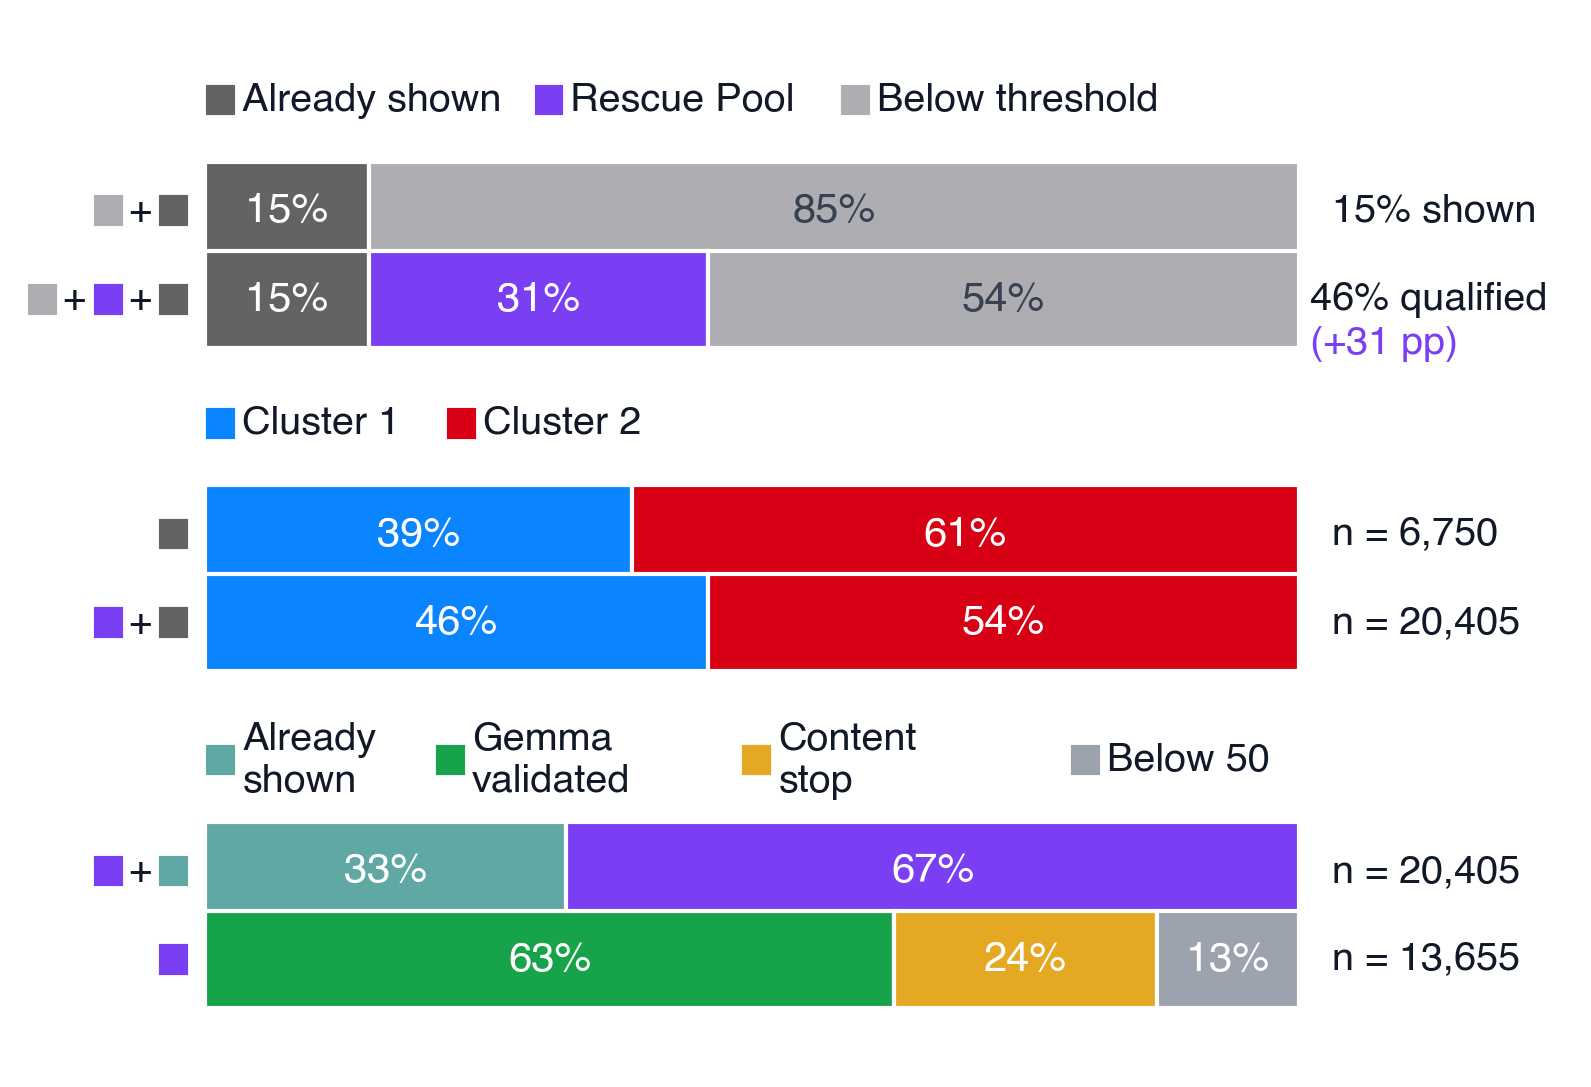

Reproduce this figure in Python.
#!/usr/bin/env python3
"""Render canonical CCA and Gemma outcomes in the historical Figure 5 layout.

Source: archive/scale-up/pre-root-executed/07_paper_visuals.executed.ipynb
Historical paper baseline: commit 40826c6
"""

import matplotlib

matplotlib.use("Agg")

# Historical notebook setup cell. Keep plotting defaults unchanged.
from pathlib import Path
import sys
import warnings

import numpy as np
import pandas as pd
import matplotlib as mpl
import matplotlib.pyplot as plt
from matplotlib.patches import FancyBboxPatch, FancyArrowPatch, Rectangle
from matplotlib.colors import LinearSegmentedColormap, to_rgba
import seaborn as sns

warnings.filterwarnings('ignore')

def find_project_root() -> Path:
    """Anchor on config.txt — safe from any subdir depth."""
    for p in [Path.cwd().resolve(), *Path.cwd().resolve().parents]:
        if (p / "config.txt").exists():
            return p
    raise RuntimeError("config.txt not found")

PROJECT_ROOT = find_project_root()
if str(PROJECT_ROOT) not in sys.path:
    sys.path.append(str(PROJECT_ROOT))

from src.io import (
    get_expanded_stage2_validation_dir,
    get_processed_dir,
)

PROCESSED = get_processed_dir()
STAGE2_DIR = get_expanded_stage2_validation_dir()
FIG_DIR = Path(__file__).resolve().parent
FIG_DIR.mkdir(parents=True, exist_ok=True)

# ── Global style ─────────────────────────────────────────────────────────────
mpl.rcParams.update({
    'figure.dpi':           120,
    'savefig.dpi':          300,
    'savefig.bbox':        'tight',
    'savefig.facecolor':   'white',
    'savefig.edgecolor':   'none',
    'pdf.fonttype':         42,   # editable text in vector PDFs
    'ps.fonttype':          42,
    'font.family':          'sans-serif',
    'font.sans-serif':      ['Helvetica', 'Arial', 'DejaVu Sans'],
    'font.size':            11,
    'axes.titlesize':       13,
    'axes.titleweight':    'bold',
    'axes.labelsize':       11,
    'axes.spines.top':      False,
    'axes.spines.right':    False,
    'axes.grid':            False,
    'legend.frameon':       False,
})

PAPER_BG    = '#ffffff'
PAPER_TEXT  = '#111827'
PAPER_MUTED = '#4b5563'
PAPER_GRID  = '#e5e7eb'

# Cluster colour anchors — three distinct, print-friendly hues for a white paper page.
CLUSTER_ANCHORS = {
    0: '#2b6cb0',   # blue
    1: '#c2413f',   # red
    2: '#238b45',   # green
}

RESCUE_THRESHOLD = 50
RANDOM_SEED      = 42
rng = np.random.default_rng(RANDOM_SEED)


def save_fig(fig, name: str) -> None:
    pdf = FIG_DIR / f'{name}.pdf'
    png = FIG_DIR / f'{name}.png'
    fig.savefig(pdf, facecolor=fig.get_facecolor(), edgecolor='none')
    fig.savefig(png, facecolor=fig.get_facecolor(), edgecolor='none')
    print(f'  saved → {pdf.name} + {png.name}')

scores = pd.read_parquet(PROCESSED / 'scores.parquet')
selection_log = pd.read_parquet(PROCESSED / 'selection_log.parquet')
stage2_results = pd.read_parquet(STAGE2_DIR / 'stage2_results.parquet')

# Upstream parquets mix integer and string note IDs.
scores['noteId'] = scores['noteId'].astype(str)
selection_log['selected_noteId'] = selection_log['selected_noteId'].astype(str)
stage2_results['noteId'] = stage2_results['noteId'].astype(str)

# Historical figure cell 12. Keep visual constants and layout unchanged.
import numpy as np
from matplotlib.patches import Rectangle

# --------------------------------------------------------------------
# GROUP 1 LEFT TICKER POSITION CONTROLS
# --------------------------------------------------------------------
# Row 1: CN square + Hidden square
GROUP1_ROW1_CN_X = -4
GROUP1_ROW1_PLUS_X = -6
GROUP1_ROW1_HIDDEN_X = -10

# Row 2: CN square + Rescue Pool square + Hidden square
GROUP1_ROW2_CN_X = -4
GROUP1_ROW2_PLUS_1_X = -6
GROUP1_ROW2_RESCUE_X = -10
GROUP1_ROW2_PLUS_2_X = -12
GROUP1_ROW2_HIDDEN_X = -16

# --------------------------------------------------------------------
# GROUP 3 LEFT TICKER POSITION CONTROLS
# --------------------------------------------------------------------
# Row 1: Rescue Pool square + By both square
GROUP3_ROW1_RESCUE_X = -10
GROUP3_ROW1_PLUS_X = -6
GROUP3_ROW1_BY_BOTH_X = -4

# Row 2: CCR Pool square
GROUP3_ROW2_CCR_X = -4

# --------------------------------------------------------------------
# Colors
# --------------------------------------------------------------------
COLOR_SHOWN_BY_CN = '#636366'
COLOR_RESCUED     = '#7A3FF2'
COLOR_HIDDEN      = '#AEAEB2'
COLOR_HIDDEN_TEXT = '#374151'
COLOR_TEXT        = '#111827'
COLOR_ON_DARK     = 'white'
COLOR_BG          = 'white'

# Group 1 left ticker colors
GROUP1_LABEL_CN_COLOR = COLOR_SHOWN_BY_CN
GROUP1_LABEL_RESCUE_COLOR = COLOR_RESCUED
GROUP1_LABEL_HIDDEN_COLOR = COLOR_HIDDEN
GROUP1_LABEL_PLUS_COLOR = COLOR_TEXT

# Group 2 left ticker colors
GROUP2_LABEL_CN_COLOR = COLOR_SHOWN_BY_CN
GROUP2_LABEL_RESCUE_COLOR = COLOR_RESCUED
GROUP2_LABEL_PLUS_COLOR = COLOR_TEXT

# Group 3 left ticker colors
GROUP3_LABEL_RESCUE_COLOR = COLOR_RESCUED
GROUP3_LABEL_CCR_COLOR = COLOR_RESCUED

CLUSTER_COLORS = {
    0: '#0A84FF',
    1: '#D70015',
}
CLUSTER_LABELS = {
    0: 'Cluster 1',
    1: 'Cluster 2',
}

# --------------------------------------------------------------------
# THIRD BLOCK COLORS
# --------------------------------------------------------------------
# Row 1: already shown + hidden rescue candidates.
# Row 2: Gemma validation outcomes within the hidden rescue pool.
THIRD_BLOCK_COLORS = {
    'baseline_by_both': '#5FA8A3',
    'rescue_pool': COLOR_RESCUED,

    'cca_rescued': '#16A34A',
    'subjective_opinion': '#E5A823',
    'irrelevant': '#9CA3AF',
}

THIRD_BLOCK_LABELS = {
    'baseline_by_both': 'Already\nshown',
    'cca_rescued': 'Gemma\nvalidated',
    'subjective_opinion': 'Content\nstop',
    'irrelevant': 'Below 50',
}

# --- Data ---
rep_all = (
    selection_log[selection_log['strategy'] == 'Representative']
    .drop_duplicates('selected_noteId')
    .copy()
)
rep_all['selected_noteId'] = rep_all['selected_noteId'].astype(str)

n_total = int(len(rep_all))
qualified_mask = rep_all['passes_bridge_threshold'].fillna(False).astype(bool)
shown_mask = rep_all['status'].eq('CURRENTLY_RATED_HELPFUL')
shown_qualified_mask = qualified_mask & shown_mask
mask_rescue = qualified_mask & ~shown_mask

n_helpful = int(shown_qualified_mask.sum())
n_rescued = int(mask_rescue.sum())
n_ours = int(qualified_mask.sum())
n_below_threshold = n_total - n_ours

expected_counts = {
    'representative': 44_722,
    'qualified': 20_405,
    'shown_qualified': 6_750,
    'hidden_candidates': 13_655,
    'below_threshold': 24_317,
}
actual_counts = {
    'representative': n_total,
    'qualified': n_ours,
    'shown_qualified': n_helpful,
    'hidden_candidates': n_rescued,
    'below_threshold': n_below_threshold,
}
if actual_counts != expected_counts:
    raise ValueError(f'CCA count contract changed: {actual_counts} != {expected_counts}')

pct_cn = round(100 * n_helpful / n_total)
pct_rescued = round(100 * n_rescued / n_total)
pct_ours = round(100 * n_ours / n_total)
pct_hidden_cn = 100 - pct_cn
pct_hidden_ours = 100 - pct_cn - pct_rescued
pct_lift = pct_ours - pct_cn

scores_local = scores.copy()
scores_local['noteId'] = scores_local['noteId'].astype(str)

helpful_ids = set(rep_all.loc[shown_qualified_mask, 'selected_noteId'])
our_rule_ids = set(rep_all.loc[qualified_mask, 'selected_noteId'])

cluster_ids = [0, 1]
approval_cols = [f'cluster_{c}_approval' for c in cluster_ids]
missing_cols = [c for c in approval_cols if c not in scores_local.columns]
if missing_cols:
    raise ValueError(f'Missing required cluster approval columns: {missing_cols}')


def champion_shares(note_ids):
    sub = scores_local[scores_local['noteId'].isin(note_ids)]
    if len(sub) == 0:
        return [0, 0], 0

    approvals = sub[approval_cols].to_numpy()
    top = np.nanargmax(approvals, axis=1)
    n = len(top)
    shares = [round(100 * (top == i).sum() / n) for i in range(len(cluster_ids))]
    shares[-1] += 100 - sum(shares)
    return shares, n


pct_help_clusters, n_help = champion_shares(helpful_ids)
pct_our_clusters, n_our_cluster = champion_shares(our_rule_ids)

# --------------------------------------------------------------------
# Third block data
# --------------------------------------------------------------------
ccr_pool_ids = set(rep_all.loc[mask_rescue, 'selected_noteId'])

def pct_from_counts(counts):
    total = sum(counts)
    if total == 0:
        return [0 for _ in counts]
    pct = [round(100 * c / total) for c in counts]
    pct[-1] += 100 - sum(pct)
    return pct

# Row 1: baseline notes approved by both + rescue pool over visible notes.
third_row1_keys = ['baseline_by_both', 'rescue_pool']
third_row1_counts = {
    'baseline_by_both': n_helpful,
    'rescue_pool': len(ccr_pool_ids),
}
n_third_block_row1 = sum(third_row1_counts.values())
pct_third_block_row1 = dict(zip(
    third_row1_keys,
    pct_from_counts([third_row1_counts[k] for k in third_row1_keys])
))
pct_third_block_row1_display = pct_third_block_row1.copy()

# Stage 2 contains every note admitted after Stage 1/1.5. The remainder of the
# hidden candidate pool stopped before scoring.
if stage2_results['noteId'].duplicated().any():
    raise ValueError('Stage 2 results contain duplicate noteId values.')
stage2_ids = set(stage2_results['noteId'])
if not stage2_ids.issubset(ccr_pool_ids):
    raise ValueError('Stage 2 contains notes outside the hidden CCA candidate pool.')

n_ccr_gemma_validated = int(stage2_results['passes_rescue_threshold'].fillna(False).sum())
n_ccr_below_50 = int((~stage2_results['passes_rescue_threshold'].fillna(False).astype(bool)).sum())
n_ccr_content_stop = len(ccr_pool_ids) - len(stage2_results)

third_row2_keys = ['cca_rescued', 'subjective_opinion', 'irrelevant']
third_row2_counts = {
    'cca_rescued': n_ccr_gemma_validated,
    'subjective_opinion': n_ccr_content_stop,
    'irrelevant': n_ccr_below_50,
}
n_third_block_row2 = len(ccr_pool_ids)
expected_validation_counts = {
    'validated': 8_558,
    'content_stop': 3_279,
    'below_50': 1_818,
    'candidate_pool': 13_655,
}
actual_validation_counts = {
    'validated': n_ccr_gemma_validated,
    'content_stop': n_ccr_content_stop,
    'below_50': n_ccr_below_50,
    'candidate_pool': n_third_block_row2,
}
if actual_validation_counts != expected_validation_counts:
    raise ValueError(
        f'Gemma validation contract changed: '
        f'{actual_validation_counts} != {expected_validation_counts}'
    )
pct_third_block_row2 = dict(zip(
    third_row2_keys,
    pct_from_counts([third_row2_counts[k] for k in third_row2_keys])
))
pct_third_block_row2_display = pct_third_block_row2.copy()

print(f'Universe: Representative-picked notes n = {n_total:,}')
print(
    f'Coverage: {n_helpful:,} shown notes meet the CCA threshold; '
    f'{n_rescued:,} hidden candidates raise the qualified set to {n_ours:,} '
    f'({pct_ours}% of representative picks, +{pct_lift} pp).'
)
print(
    f'Cluster composition: shown-qualified n = {n_help:,}; '
    f'all qualified n = {n_our_cluster:,}.'
)
print(
    f'Gemma outcomes: {n_ccr_gemma_validated:,} validated, '
    f'{n_ccr_content_stop:,} content stops, {n_ccr_below_50:,} below 50.'
)

# --- Manual layout ---
fig, ax = plt.subplots(figsize=(6.4, 4.45))
fig.patch.set_facecolor(COLOR_BG)
ax.set_facecolor(COLOR_BG)
ax.set_xlim(-12, 124)
ax.set_xticks([])
ax.set_yticks([])
for spine in ax.spines.values():
    spine.set_visible(False)

bar_h = 0.22
bar_x = 0
right_x = 103

row_gap = 0.20
legend_to_bar_gap = 0.25
group_gap = 0.13
coverage_legend_y = 3.85

legend_x = bar_x
coverage_legend_x_shift = 0.30
cluster_legend_x_shift = 0.30
third_legend_x_shift = 0.30
pp_y_shift = 0.05

legend_cov_y = coverage_legend_y
cov_cn_y = legend_cov_y - legend_to_bar_gap
cov_ours_y = cov_cn_y - row_gap

right_label_subline_gap = bar_h * 0.68

# 2nd block
legend_cluster_y = cov_ours_y - right_label_subline_gap - group_gap
cluster_cn_y = legend_cluster_y - legend_to_bar_gap
cluster_ours_y = cluster_cn_y - row_gap

# 3rd block: two bars
legend_third_y = cluster_ours_y - group_gap - 0.18
third_bar1_y = legend_third_y - legend_to_bar_gap
third_bar2_y = third_bar1_y - row_gap

pp_y = cov_ours_y - right_label_subline_gap + pp_y_shift

legend_cov_x = legend_x + coverage_legend_x_shift
legend_cluster_x = legend_x + cluster_legend_x_shift
legend_third_x = legend_x + third_legend_x_shift

legend_dot_w = 1.3 * 1.75
legend_dot_h = 0.08 * 0.75

ax.set_ylim(third_bar2_y - 0.22, legend_cov_y + 0.16)


def draw_stacked_bar(y, segments):
    left = bar_x
    for segment in segments:
        if len(segment) == 3:
            width, color, label_color = segment
            label = f'{width}%'
        else:
            width, color, label_color, label = segment
        ax.barh(
            y,
            width,
            left=left,
            height=bar_h,
            color=color,
            edgecolor='white',
            linewidth=1.0
        )
        if width >= 6:
            ax.text(
                left + width / 2,
                y,
                label,
                ha='center',
                va='center',
                fontsize=10,
                fontweight='bold',
                color=label_color
            )
        left += width


def draw_manual_legend(x, y, items):
    cursor = x
    for color, label, step in items:
        ax.add_patch(
            Rectangle(
                (cursor, y - legend_dot_h / 2),
                legend_dot_w,
                legend_dot_h,
                color=color,
                clip_on=False
            )
        )
        ax.text(
            cursor + 3.1,
            y,
            label,
            ha='left',
            va='center',
            fontsize=9.5,
            color=COLOR_TEXT
        )
        cursor += step


def draw_small_square(x, y, color):
    square_w = 1.3 * 1.75
    square_h = 0.08 * 0.75
    ax.add_patch(
        Rectangle(
            (x, y - square_h / 2),
            square_w,
            square_h,
            color=color,
            clip_on=False
        )
    )


def draw_plus(x, y, color=COLOR_TEXT):
    ax.text(
        x,
        y,
        '+',
        ha='center',
        va='center',
        fontsize=9.5,
        fontweight='bold',
        color=color
    )


def draw_coverage_ticker_row(y, include_rescue=False):
    """
    Group 1 only.

    Row 1:
        CN square + Hidden square

    Row 2:
        CN square + Rescue Pool square + Hidden square
    """
    if include_rescue:
        draw_small_square(GROUP1_ROW2_CN_X, y, GROUP1_LABEL_CN_COLOR)
        draw_plus(GROUP1_ROW2_PLUS_1_X, y, GROUP1_LABEL_PLUS_COLOR)

        draw_small_square(GROUP1_ROW2_RESCUE_X, y, GROUP1_LABEL_RESCUE_COLOR)
        draw_plus(GROUP1_ROW2_PLUS_2_X, y, GROUP1_LABEL_PLUS_COLOR)

        draw_small_square(GROUP1_ROW2_HIDDEN_X, y, GROUP1_LABEL_HIDDEN_COLOR)

    else:
        draw_small_square(GROUP1_ROW1_CN_X, y, GROUP1_LABEL_CN_COLOR)
        draw_plus(GROUP1_ROW1_PLUS_X, y, GROUP1_LABEL_PLUS_COLOR)
        draw_small_square(GROUP1_ROW1_HIDDEN_X, y, GROUP1_LABEL_HIDDEN_COLOR)


def draw_cluster_ticker_row(y, include_rescue=False):
    cluster_ticker_box_x_scale = 1.75
    cluster_ticker_box_y_scale = 0.75

    cluster_ticker_box_x = -4.0
    cluster_ticker_plus_x = -6
    cluster_ticker_rescue_box_x = -10.0
    cluster_ticker_box_w = 1.3 * cluster_ticker_box_x_scale
    cluster_ticker_box_h = 0.08 * cluster_ticker_box_y_scale

    ax.add_patch(
        Rectangle(
            (cluster_ticker_box_x, y - cluster_ticker_box_h / 2),
            cluster_ticker_box_w,
            cluster_ticker_box_h,
            color=GROUP2_LABEL_CN_COLOR,
            clip_on=False
        )
    )

    if include_rescue:
        ax.text(
            cluster_ticker_plus_x,
            y,
            '+',
            ha='center',
            va='center',
            fontsize=9.5,
            fontweight='bold',
            color=GROUP2_LABEL_PLUS_COLOR
        )
        ax.add_patch(
            Rectangle(
                (cluster_ticker_rescue_box_x, y - cluster_ticker_box_h / 2),
                cluster_ticker_box_w,
                cluster_ticker_box_h,
                color=GROUP2_LABEL_RESCUE_COLOR,
                clip_on=False
            )
        )


def draw_third_ticker_row(y, row='rescue'):
    """
    Group 3 ticker rows.
    Row 1: Rescue Pool square + already-shown square
    Row 2: CCA candidate pool square
    """
    if row == 'ccr':
        draw_small_square(
            GROUP3_ROW2_CCR_X,
            y,
            GROUP3_LABEL_CCR_COLOR
        )
    else:
        draw_small_square(
            GROUP3_ROW1_RESCUE_X,
            y,
            THIRD_BLOCK_COLORS['rescue_pool']
        )
        draw_plus(GROUP3_ROW1_PLUS_X, y)
        draw_small_square(
            GROUP3_ROW1_BY_BOTH_X,
            y,
            THIRD_BLOCK_COLORS['baseline_by_both']
        )


def draw_cluster_block(legend_y, cn_y, ours_y):
    draw_manual_legend(
        legend_cluster_x,
        legend_y,
        [
            (CLUSTER_COLORS[0], CLUSTER_LABELS[0], 22),
            (CLUSTER_COLORS[1], CLUSTER_LABELS[1], 22),
        ],
    )

    draw_cluster_ticker_row(cn_y, include_rescue=False)
    draw_cluster_ticker_row(ours_y, include_rescue=True)

    draw_stacked_bar(
        cn_y,
        [
            (pct_help_clusters[0], CLUSTER_COLORS[0], COLOR_ON_DARK),
            (pct_help_clusters[1], CLUSTER_COLORS[1], COLOR_ON_DARK),
        ],
    )
    draw_stacked_bar(
        ours_y,
        [
            (pct_our_clusters[0], CLUSTER_COLORS[0], COLOR_ON_DARK),
            (pct_our_clusters[1], CLUSTER_COLORS[1], COLOR_ON_DARK),
        ],
    )

    ax.text(
        right_x,
        cn_y,
        f'n = {n_help:,}',
        ha='left',
        va='center',
        fontsize=9.5,
        color=COLOR_TEXT
    )
    ax.text(
        right_x,
        ours_y,
        f'n = {n_our_cluster:,}',
        ha='left',
        va='center',
        fontsize=9.5,
        color=COLOR_TEXT
    )


def draw_third_block(legend_y, bar1_y, bar2_y):
    draw_manual_legend(
        legend_third_x,
        legend_y,
        [
            (
                THIRD_BLOCK_COLORS['baseline_by_both'],
                THIRD_BLOCK_LABELS['baseline_by_both'],
                21,
            ),
            (
                THIRD_BLOCK_COLORS['cca_rescued'],
                THIRD_BLOCK_LABELS['cca_rescued'],
                28,
            ),
            (
                THIRD_BLOCK_COLORS['subjective_opinion'],
                THIRD_BLOCK_LABELS['subjective_opinion'],
                30,
            ),
            (
                THIRD_BLOCK_COLORS['irrelevant'],
                THIRD_BLOCK_LABELS['irrelevant'],
                20,
            ),
        ],
    )

    # Row 1 ticker: Rescue Pool square + already-shown square
    draw_third_ticker_row(bar1_y, row='rescue')

    draw_stacked_bar(
        bar1_y,
        [
            (
                pct_third_block_row1_display['baseline_by_both'],
                THIRD_BLOCK_COLORS['baseline_by_both'],
                COLOR_ON_DARK,
                f"{pct_third_block_row1['baseline_by_both']}%",
            ),
            (
                pct_third_block_row1_display['rescue_pool'],
                THIRD_BLOCK_COLORS['rescue_pool'],
                COLOR_ON_DARK,
                f"{pct_third_block_row1['rescue_pool']}%",
            ),
        ],
    )

    ax.text(
        right_x,
        bar1_y,
        f'n = {n_third_block_row1:,}',
        ha='left',
        va='center',
        fontsize=9.5,
        color=COLOR_TEXT
    )

    # Row 2 ticker: CCA candidate pool square
    draw_third_ticker_row(bar2_y, row='ccr')

    draw_stacked_bar(
        bar2_y,
        [
            (
                pct_third_block_row2_display['cca_rescued'],
                THIRD_BLOCK_COLORS['cca_rescued'],
                COLOR_ON_DARK,
                f"{pct_third_block_row2['cca_rescued']}%",
            ),
            (
                pct_third_block_row2_display['subjective_opinion'],
                THIRD_BLOCK_COLORS['subjective_opinion'],
                COLOR_ON_DARK,
                f"{pct_third_block_row2['subjective_opinion']}%",
            ),
            (
                pct_third_block_row2_display['irrelevant'],
                THIRD_BLOCK_COLORS['irrelevant'],
                COLOR_ON_DARK,
                f"{pct_third_block_row2['irrelevant']}%",
            ),
        ],
    )

    ax.text(
        right_x,
        bar2_y,
        f'n = {n_third_block_row2:,}',
        ha='left',
        va='center',
        fontsize=9.5,
        color=COLOR_TEXT
    )


# -------------------------
# Block 1: Coverage
# -------------------------

draw_manual_legend(
    legend_cov_x,
    legend_cov_y,
    [
        (COLOR_SHOWN_BY_CN, 'Already shown', 30),
        (COLOR_RESCUED, 'Rescue Pool', 28),
        (COLOR_HIDDEN, 'Below threshold', 29),
    ],
)

draw_coverage_ticker_row(cov_cn_y, include_rescue=False)
draw_coverage_ticker_row(cov_ours_y, include_rescue=True)

draw_stacked_bar(
    cov_cn_y,
    [
        (pct_cn, COLOR_SHOWN_BY_CN, COLOR_ON_DARK),
        (pct_hidden_cn, COLOR_HIDDEN, COLOR_HIDDEN_TEXT),
    ],
)
draw_stacked_bar(
    cov_ours_y,
    [
        (pct_cn, COLOR_SHOWN_BY_CN, COLOR_ON_DARK),
        (pct_rescued, COLOR_RESCUED, COLOR_ON_DARK),
        (pct_hidden_ours, COLOR_HIDDEN, COLOR_HIDDEN_TEXT),
    ],
)

ax.text(
    right_x,
    cov_cn_y,
    f'{pct_cn}% shown',
    ha='left',
    va='center',
    fontsize=9.5,
    color=COLOR_TEXT
)
ax.text(
    right_x - 2,
    cov_ours_y,
    f'{pct_ours}% qualified',
    ha='left',
    va='center',
    fontsize=9.5,
    fontweight='bold',
    color=COLOR_TEXT
)
ax.text(
    right_x - 2,
    pp_y,
    f'(+{pct_lift} pp)',
    ha='left',
    va='center',
    fontsize=9.5,
    fontweight='bold',
    color=COLOR_RESCUED
)

# -------------------------
# Block 2: Cluster composition
# -------------------------

draw_cluster_block(
    legend_y=legend_cluster_y,
    cn_y=cluster_cn_y,
    ours_y=cluster_ours_y
)

# -------------------------
# Block 3: Two stacked bars
# -------------------------

draw_third_block(
    legend_y=legend_third_y,
    bar1_y=third_bar1_y,
    bar2_y=third_bar2_y
)

save_fig(fig, '07_fig5_rescue_panels')
plt.show()
